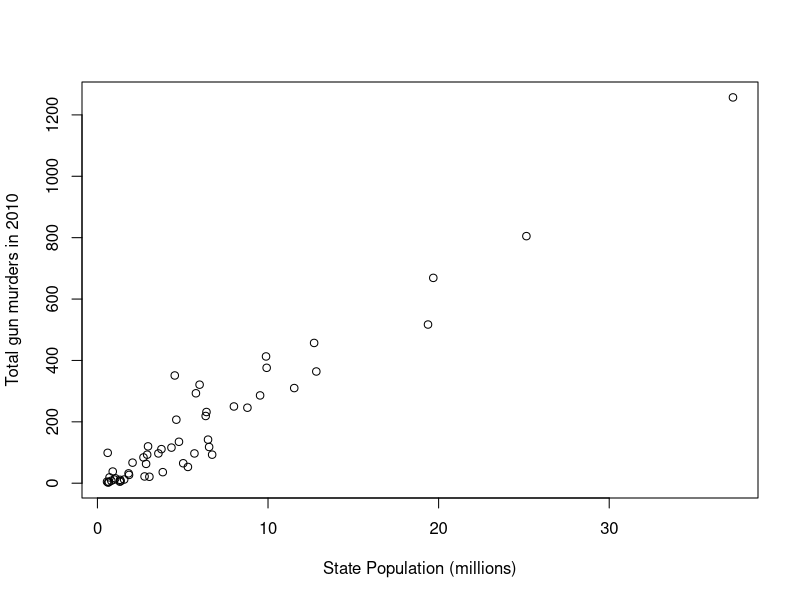
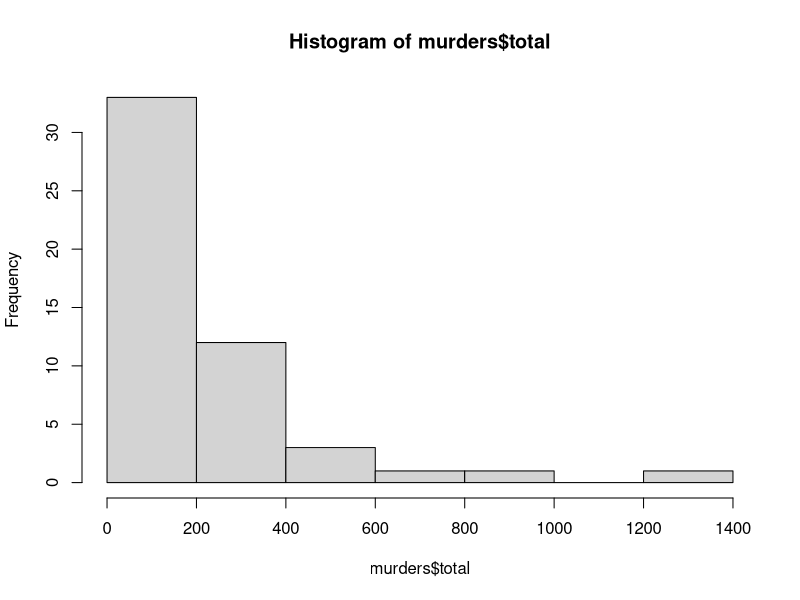
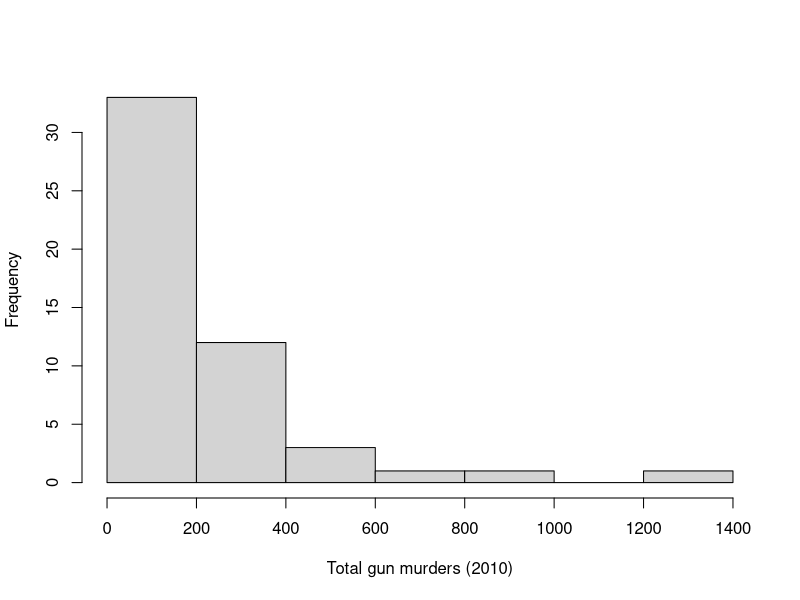
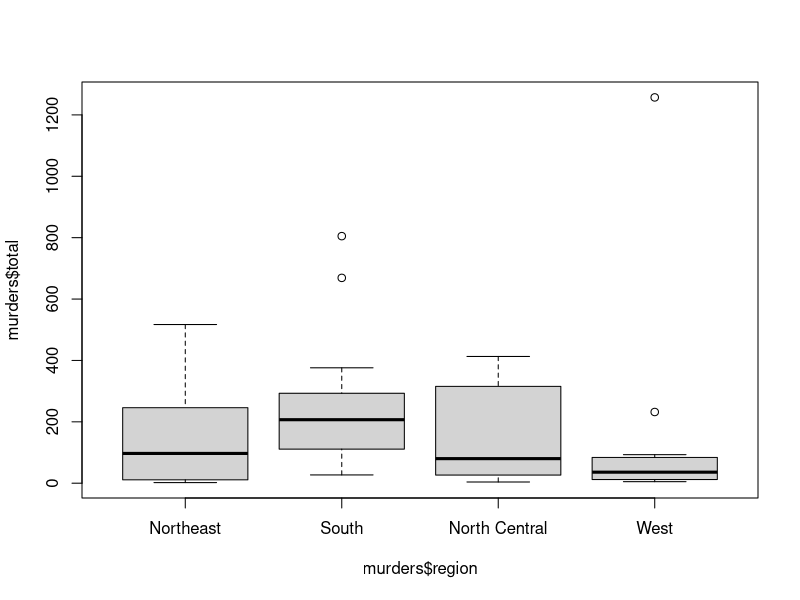
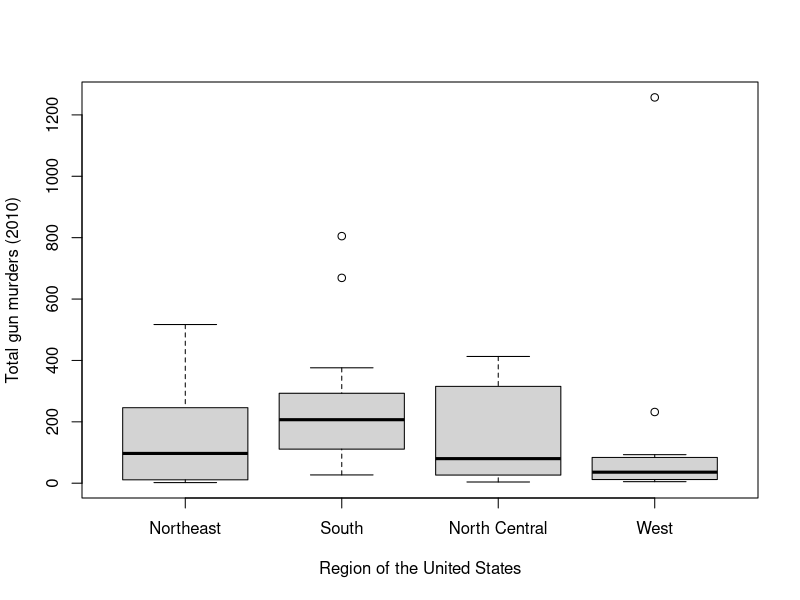
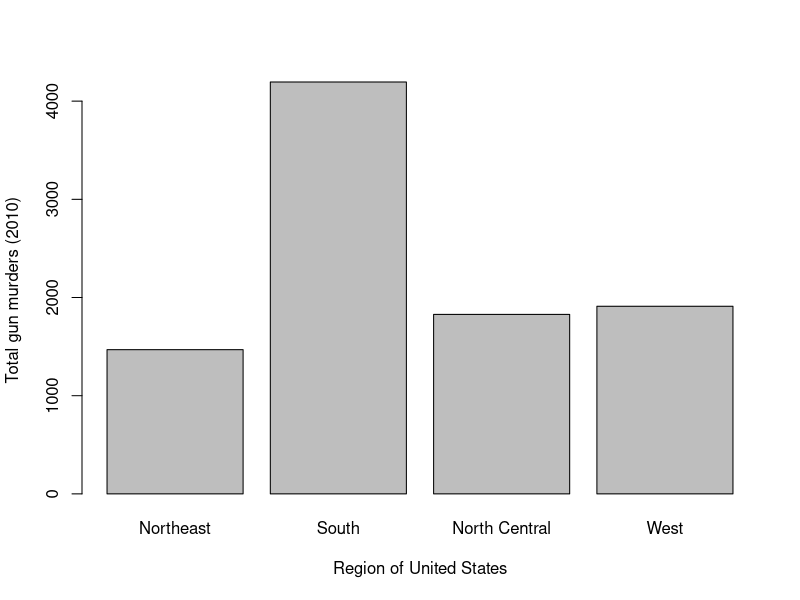

R code for these plots, in order:
## ---- chunk 1
# This is a "setup" chunk. It runs first and quietly (include=FALSE hides it).
# Here we set some global options so the rest of the document looks clean.
knitr::opts_chunk$set(
  echo = TRUE,        # Show the R code in the final document
  message = FALSE,    # Hide package start-up messages (keeps output tidy)
  warning = FALSE,    # Hide warnings (keeps output tidy for beginners)
  comment = "#>"      # Prefix printed output with "#>" so it's easy to spot
)

# Load the ONLY package this document needs: dslabs.
# dslabs ("Data Science Labs") ships with the practice datasets we use below.
library(dslabs)
## ---- chunk 2
x <- 2            # A whole number... but R stores it as "numeric" (a decimal) by default
class(x)          # -> "numeric"

y <- 3.14         # A number with a decimal point
class(y)          # -> "numeric"

z <- "Boston"     # Text (called a "character string") — note the quotation marks
class(z)          # -> "character"

a <- TRUE         # A logical value: either TRUE or FALSE (no quotes)
class(a)          # -> "logical"

data(gapminder)   # Load the built-in "gapminder" dataset from dslabs
d <- gapminder    # Copy it into a shorter name, d, so it's easier to type
class(d)          # -> "data.frame": a table with rows and columns

# A "list" can hold many different types of information together in one object.
record <- list(name = "John Doe",
               student_id = 1234,
               grades = c(95, 82, 91, 97, 93),
               final_grade = "A")
class(record)     # -> "list"

# test
## ---- chunk 3
data(gapminder)   # Make sure the gapminder data is loaded
str(gapminder)    # Show the structure: each variable, its type, and sample values

head(gapminder)   # Show just the first 6 rows so we can eyeball the table
## ---- chunk 4
data(admissions)      # Load the built-in admissions dataset
names(admissions)     # List the column (variable) names in the table
admissions$major      # Extract the "major" column using dataset$column
## ---- chunk 5
majors <- admissions$major   # Save the major column into its own object
length(majors)               # How many values does it contain?
class(majors)                # What type are those values?
## ---- chunk 6
head(gapminder)              # Peek at the gapminder table again
class(gapminder$country)     # The "country" column is a factor (a categorical variable)
## ---- chunk 7
codes <- c(380, 124, 818)          # A numeric vector of three country codes
codes

country <- c("italy", "canada", "egypt")   # A character vector (note the quotes!)
country
## ---- chunk 8
# Way 1: assign names inside c() using name = value
codes <- c(italy = 380, canada = 124, egypt = 818)
codes
names(codes)          # Show just the names

# Way 2: same thing, but with the names in quotes (also fine)
codes <- c("italy" = 380, "canada" = 124, "egypt" = 818)
codes

# Way 3: build the values first, then add names afterward with names()
codes <- c(380, 124, 818)
country <- c("italy", "canada", "egypt")
names(codes) <- country     # Attach the country names to the code values
codes
## ---- chunk 9
seq(1, 10)               # The numbers 1 through 10
seq(1, 10, 2)            # From 1 to 10, counting by 2: 1, 3, 5, 7, 9
1:10                     # Shortcut for seq(1, 10)
class(1:10)              # -> "integer" (the colon makes whole-number integers)
class(seq(1, 10, 0.5))   # -> "numeric" (step of 0.5 forces decimals)
## ---- chunk 10
codes                        # The full named vector, for reference
codes[2]                     # The 2nd element (R counts starting at 1, not 0!)
codes[c(1, 3)]               # Elements 1 and 3 together
codes[1:2]                   # Elements 1 through 2
codes["canada"]              # Grab by name instead of position
codes[c("egypt", "italy")]   # Multiple elements by name, in any order you like
## ---- chunk 11
x <- c(1, "canada", 3)   # Mixing a number and text...
x
class(x)                 # -> "character": the numbers got turned into text!

x <- 1:5                 # A clean numeric (integer) vector
y <- as.character(x)     # Deliberately convert numbers to text
y
as.numeric(y)            # Convert text back to numbers — this works because it's "1","2",...
## ---- chunk 12
x <- c("1", "b", "3")   # "b" is not a number
as.numeric(x)           # -> 1, NA, 3  (the "b" becomes NA because it can't be a number)
## ---- chunk 13
data(murders)            # Load the U.S. gun murders dataset
sort(murders$total)      # Sort the "total murders" column from lowest to highest
## ---- chunk 14
x <- c(31, 4, 15, 92, 65)   # A small example vector
sort(x)                     # The values in order: 4, 15, 31, 65, 92
index <- order(x)           # The POSITIONS that put x in order: 2, 3, 1, 5, 4
x[index]                    # Using those positions reproduces the sorted values
x                           # (x itself is unchanged)
order(x)                    # Show the ordering positions again

data(murders)
ind <- order(murders$total)   # Positions that sort states from fewest to most murders
murders$abb[ind]              # Use them to list state abbreviations in that same order
## ---- chunk 15
max(murders$total)              # The single largest number of murders

i_max <- which.max(murders$total)   # The POSITION of that largest value
i_max
murders$state[i_max]            # Use that position to find WHICH state it was
## ---- chunk 16
x <- c(31, 4, 15, 92, 65)   # Same example vector
rank(x)                     # -> 3 1 2 5 4  (e.g., 31 is the 3rd smallest)
## ---- chunk 17
i_max <- which.max(murders$total)   # Position of the most murders (from before)
murders$state[i_max]                # Which state that is

head(murders)                       # Reminder of what the table looks like

# Murder RATE = murders divided by population, scaled to a per-100,000 basis
murder_rate <- murders$total / murders$population * 100000

murders$state[order(murder_rate)]   # States listed from lowest to highest murder RATE
## ---- chunk 18
murder_rate <- murders$total / murders$population * 100000
ind <- murder_rate < 0.71   # TRUE for each state with a rate below 0.71, FALSE otherwise
ind                         # A vector of TRUE/FALSE values, one per state
sum(ind)                    # TRUE counts as 1, so sum() tells us HOW MANY states qualify
murders$state[ind]          # Keep only the states where ind is TRUE
## ---- chunk 19
TRUE & TRUE        # AND: TRUE only if both sides are TRUE
TRUE & FALSE       # AND: FALSE, because one side is FALSE
FALSE & FALSE      # AND: FALSE

west <- murders$region == "West"   # TRUE for states in the West region
safe <- murder_rate <= 1           # TRUE for states with a low murder rate

ind <- safe & west                 # Safe AND in the West
murders$state[ind]

ind <- safe | west                 # Safe OR in the West (either condition)
murders$state[ind]

ind <- safe & !west                # Safe AND NOT in the West
murders$state[ind]
## ---- chunk 20
ind <- which(murders$state == "California")   # Position of the California row
ind   # this is the index that matches the California entry

murder_rate[ind]   # Look up California's murder rate using that position
## ---- chunk 21
ind <- match(c("New York", "Florida", "Texas"), murders$state)   # Positions of these 3 states
ind
match(c("Boston", "Dakota", "Washington"), murders$state)        # "Boston"/"Dakota" -> NA (not states)
murder_rate[ind]                                                 # Rates for NY, FL, TX
## ---- chunk 22
# For each name, is it found in the list of state names? (TRUE/FALSE)
c("Boston", "Dakota", "Washington") %in% murders$state
## ---- chunk 23
population_in_millions <- murders$population / 10^6   # Convert population to millions (easier to read)
total_gun_murders <- murders$total                    # The number of murders per state

plot(x = population_in_millions, y = total_gun_murders,   # x vs y
     xlab = "State Population (millions)",                # Label the x-axis
     ylab = "Total gun murders in 2010")                  # Label the y-axis
## ---- chunk 24
hist(murders$total)                          # Quick default histogram of total murders
hist(murders$total, xlab = "Total gun murders (2010)",   # Add a clearer x-axis label
     main = "")                              # main = "" removes the default title
## ---- chunk 25
boxplot(murders$total ~ murders$region)      # Distribution of murders, split by region
boxplot(murders$total ~ murders$region,      # Same plot, with readable axis labels
        xlab = "Region of the United States",
        ylab = "Total gun murders (2010)")
## ---- chunk 26
# Build a small data frame of region totals to plot
data <- data.frame(
  name  = c("Northeast", "South", "North Central", "West"),
  value = c(1469, 4195, 1828, 1911))

barplot(height = data$value, names = data$name,   # Bar heights and their labels
        xlab = "Region of United States",
        ylab = "Total gun murders (2010)")
## ---- chunk 27
a <- 0

# Because a IS 0, the condition (a != 0) is FALSE, so the else branch runs.
if(a != 0){
  print(1/a)                          # Runs only if a is NOT zero
} else{
  print("No reciprocal for 0.")       # Runs when a is zero (dividing by 0 is undefined)
}

a <- 2

# Now a is 2, so (a != 0) is TRUE and the first branch runs.
if(a != 0){
  print(1/a)                          # Prints 0.5
} else{
  print("No reciprocal for 0.")
}
## ---- chunk 28
a <- 0
ifelse(a > 0, 1/a, NA)   # If a > 0 return 1/a, otherwise return NA. Here -> NA

a <- c(0, 1, 2, -4, 5)               # A vector of values
result <- ifelse(a > 0, 1/a, NA)     # Element by element: reciprocal if positive, else NA
result                               # -> NA, 1.0, 0.5, NA, 0.2
## ---- chunk 29
data(murders)
murder_rate <- murders$total / murders$population * 100000
ind <- which.min(murder_rate)        # Position of the LOWEST murder rate

# If the lowest rate is below 0.5, report that state; otherwise print a message.
ifelse(murder_rate[ind] < 0.5, murders$state[ind],
       print("Minimum murder rate is not that low."))

# Same test with a stricter cutoff of 0.25 (the lowest rate is above this).
ifelse(murder_rate[ind] < 0.25, murders$state[ind],
       print("Minimum murder rate is not that low."))
## ---- chunk 30
# This function takes a state abbreviation and reports that state's murder rate.
murder_rate_by_state <- function(state_abbr) {
  # Keep only the row(s) whose abbreviation matches the input
  state_data <- murders[murders$abb == state_abbr, ]

  # Safety check: if no row matched, stop and warn the user
  if (nrow(state_data) == 0) {
    stop("Invalid state abbreviation.")
  }

  # Calculate the murder rate per 100,000 people
  rate <- (state_data$total / state_data$population) * 100000

  # Build and return a friendly sentence with the result
  paste("The murder rate in", state_data$state, "is",
        round(rate, 2), "per 100,000 people.")
}
## ---- chunk 31
murder_rate_by_state("NY")        # New York

murder_rate_by_state("CA")        # California

# "ZZ" isn't a real state, so the function's safety check triggers stop().
# We wrap it in try() so the error is caught and the document still knits.
try(murder_rate_by_state("ZZ"))
## ---- chunk 32
avg <- function(x){    # x is the input vector of numbers
  s <- sum(x)          # Add up all the values
  n <- length(x)       # Count how many values there are
  s / n                # The last line is returned: the mean
}

x <- 1:100             # The numbers 1 through 100
avg(x)                 # -> 50.5 (their average)
## ---- chunk 33
for(i in 1:5){   # Repeat for i = 1, then 2, ... up to 5
  print(i)       # Print the current value of i each time
}
## ---- chunk 34
# First, filter the data down to just the Northeast region
northeast_data <- murders[murders$region == "Northeast", ]

# Loop over each row (each state) in that filtered table
for (i in 1:nrow(northeast_data)) {
  state_name <- northeast_data$state[i]       # The i-th state's name
  # The i-th state's murder rate per 100,000
  rate <- (northeast_data$total[i] / northeast_data$population[i]) * 100000
  # cat() prints a custom message; "\n" starts a new line
  cat(state_name, "has a murder rate of", round(rate, 2), "per 100,000 people.\n")
}
## ---- chunk 35
# A reusable function that turns raw counts into a rate per 100,000
compute_murder_rate <- function(total, population) {
  rate <- (total / population) * 100000
  return(rate)     # return() makes the output explicit (optional but clear)
}

# Pull New York's total murders and population out of the table
ny_total <- murders$total[murders$state == "New York"]
ny_pop   <- murders$population[murders$state == "New York"]

# Feed those values into our function to get New York's rate
compute_murder_rate(ny_total, ny_pop)
